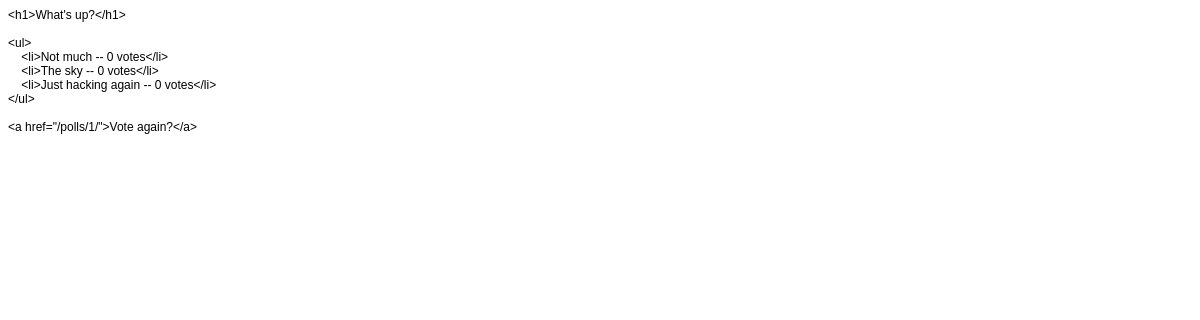
/polls/1/results/, run on an earlier commit of the app's database.
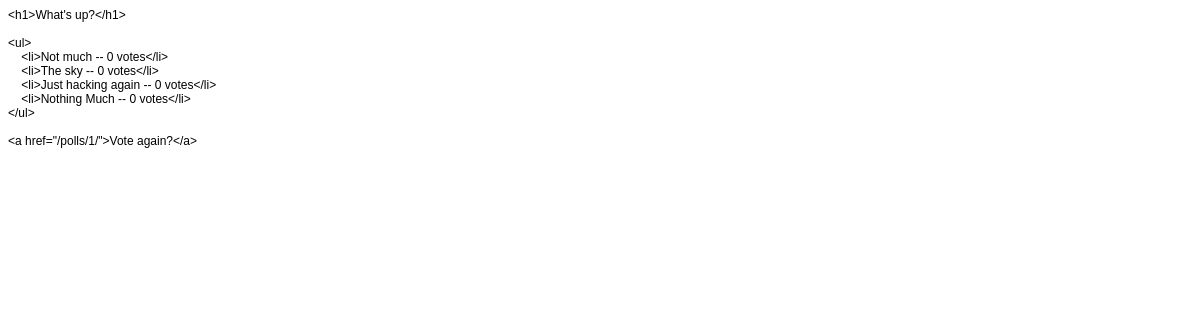
And on a later commit of the database.
### polls/models.py (models this page shows, shortened)
class Choice(models.Model):
    question = models.ForeignKey(Question, on_delete=models.CASCADE)
    choice_text = models.CharField(max_length=200)
    votes = models.IntegerField(default=0)

### polls/views.py (the view)
# urls.py: path('<int:pk>/results/', views.ResultsView.as_view(), name='results'),
class ResultsView(generic.DetailView):
    model = Question
    template_name = 'polls/results.html'

### polls/templates/polls/results.html (shortened to what this page needs)
<!DOCTYPE html PUBLIC "-//W3C//DTD HTML 4.01//EN" "http://www.w3.org/TR/html4/strict.dtd">
<html>
<head>
</head>
<body>
<p class="p1">&lt;h1&gt;{{ question.question_text }}&lt;/h1&gt;</p>
<p class="p2"><br></p>
<p class="p1">&lt;ul&gt;</p>
<p class="p1">{% for choice in question.choice_set.all %}</p>
<p class="p1"><span class="Apple-converted-space">    </span>&lt;li&gt;{{ choice.choice_text }} -- {{ choice.votes }} vote{{ choice.votes|pluralize }}&lt;/li&gt;</p>
<p class="p1">{% endfor %}</p>
<p class="p1">&lt;/ul&gt;</p>
<p class="p2"><br></p>
<p class="p1">&lt;a href="{% url 'polls:detail' question.id %}"&gt;Vote again?&lt;/a&gt;</p>
</body>
</html>

What changed in the data, as far as the page shows it:
added Choice: choice_text "Nothing Much", votes "0"
